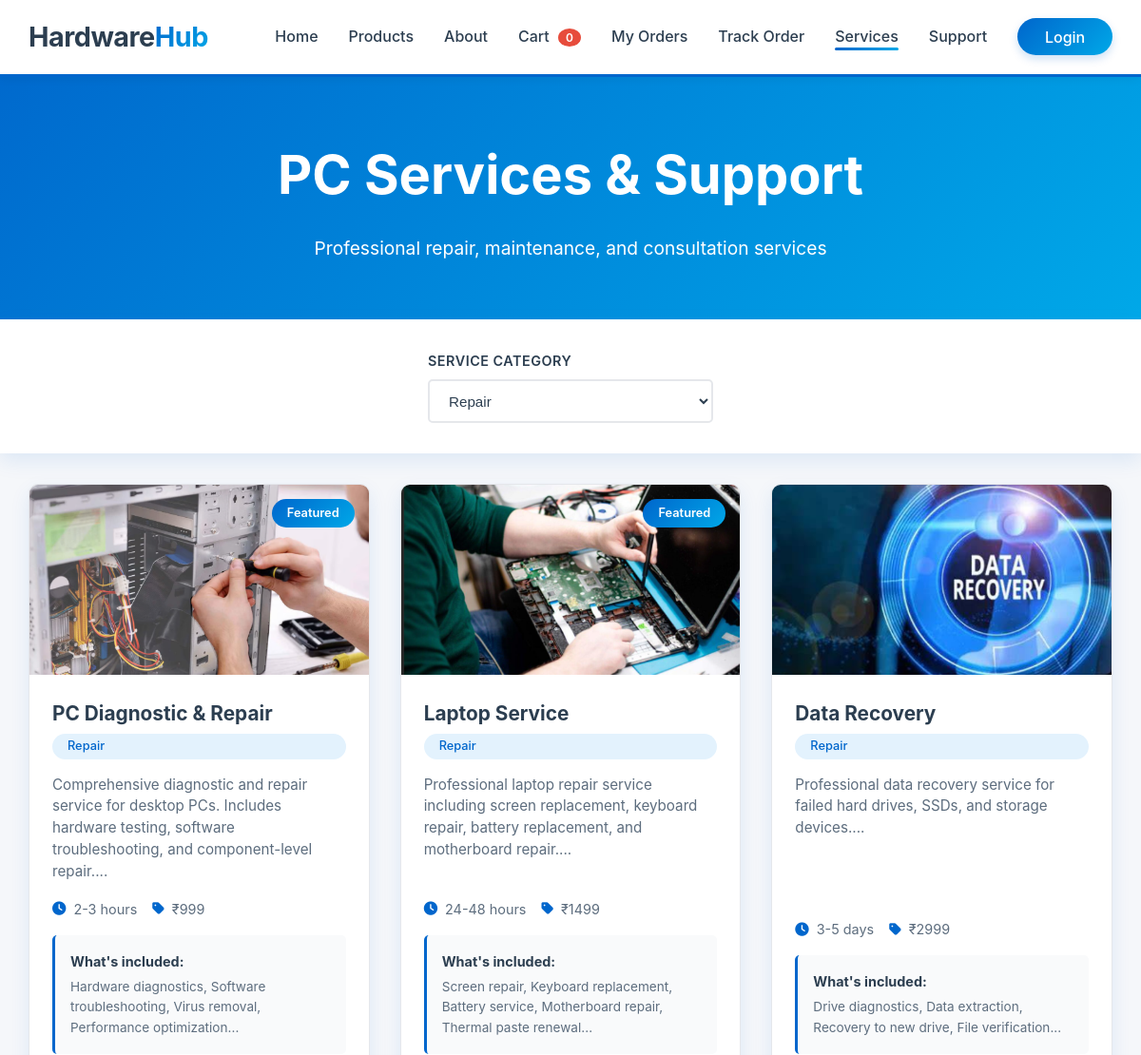
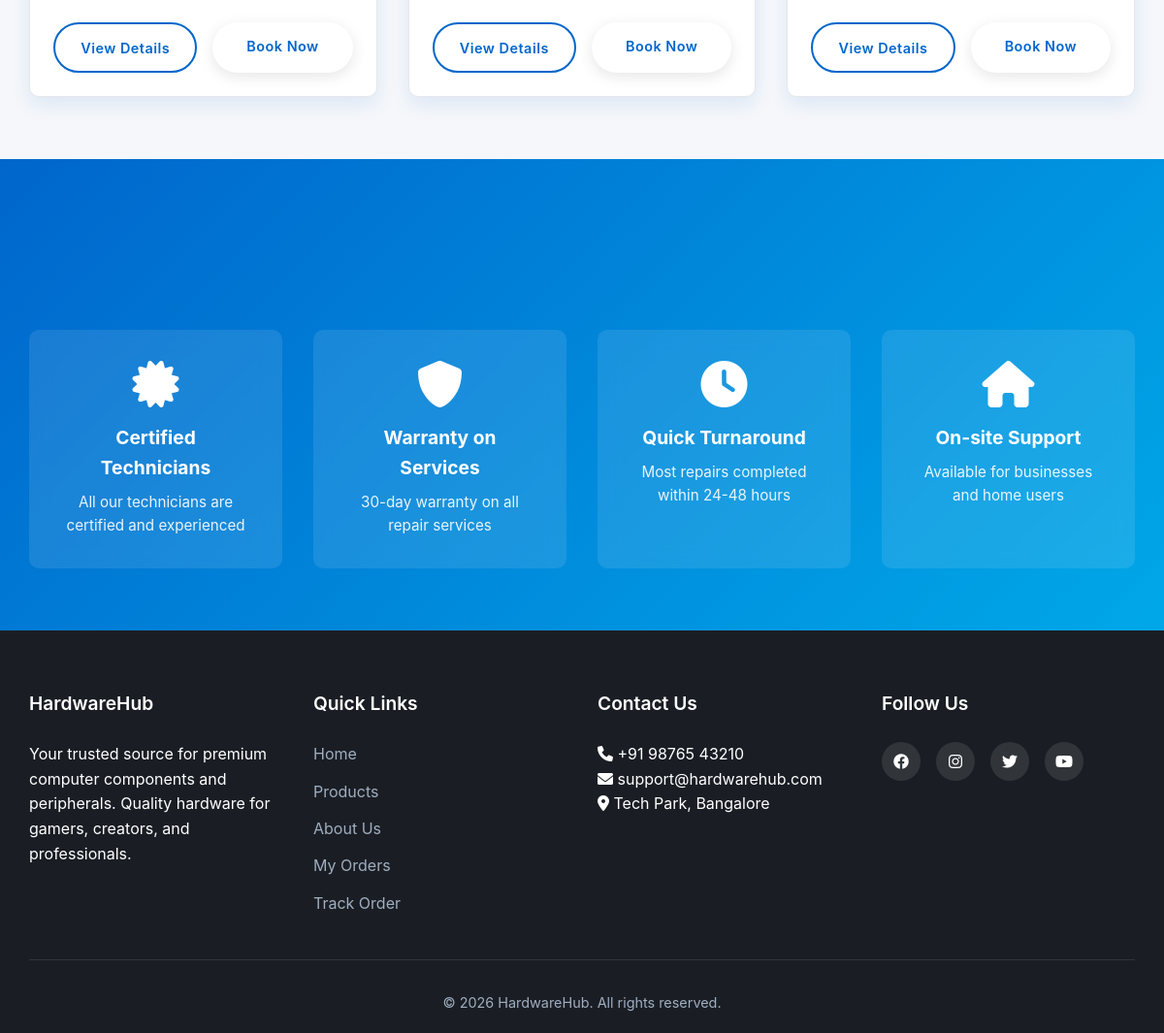
/services?category=Repair, run on the app's committed database (2 pictures, top to bottom).
### app.py (models this page shows)
class Service(db.Model):
    id = db.Column(db.Integer, primary_key=True)
    name = db.Column(db.String(100), nullable=False)
    category = db.Column(db.String(50), nullable=False)
    description = db.Column(db.Text, nullable=False)
    price = db.Column(db.Integer, nullable=False)
    duration = db.Column(db.String(50))
    includes = db.Column(db.Text)
    image = db.Column(db.String(200))
    featured = db.Column(db.Boolean, default=False)
    created_at = db.Column(db.DateTime, default=datetime.utcnow)
    bookings = db.relationship('ServiceBooking', backref='service', lazy=True)

### app.py (the view)
@app.route('/services')
def services():
    category = request.args.get('category', 'all')
    query = Service.query
    if category != 'all':
        query = query.filter_by(category=category)
    services = query.all()
    categories = db.session.query(Service.category).distinct().all()
    return render_template('services.html',
                         services=services,
                         categories=[c[0] for c in categories],
                         selected_category=category)

### templates/services.html (shortened to what this page needs)
{% extends "base.html" %}
{% block content %}
<section class="page-header">
    <div class="container">
        <h1>PC Services & Support</h1>
        <p>Professional repair, maintenance, and consultation services</p>
    </div>
</section>
<section class="services-filter">
    <div class="container">
        <div class="filter-section">
            <div class="filter-group">
                <h4>Service Category</h4>
                <select id="categoryFilter" onchange="applyFilter()">
                    {% for category in categories %}
                    <option value="{{ category }}" {% if category == selected_category %}selected{% endif %}>{{ category }}</option>
                    {% endfor %}
                </select>
            </div>
        </div>
    </div>
</section>
<section class="services-grid">
    <div class="container">
        <div class="services-list">
            {% if services %}
                {% for service in services %}
                <div class="service-card" data-category="{{ service.category }}">
                    <div class="service-image">
                        <img src="{{ url_for('static', filename='img/services/' + service.image) if service.image else 'https://via.placeholder.com/400x250?text=PC+Service' }}"
                             alt="{{ service.name }}"
                             onerror="this.src='https://via.placeholder.com/400x250?text=PC+Service'">
                        {% if service.featured %}
                        <span class="featured-badge">Featured</span>
                        {% endif %}
                    </div>
                    <div class="service-content">
                        <h3>{{ service.name }}</h3>
                        <span class="service-category">{{ service.category }}</span>
                        <p class="service-description">{{ service.description[:150] }}...</p>
                        <div class="service-details">
                            <div class="detail-item">
                                <i class="fas fa-clock"></i>
                                <span>{{ service.duration }}</span>
                            </div>
                            <div class="detail-item">
                                <i class="fas fa-tag"></i>
                                <span>₹{{ service.price }}</span>
                            </div>
                        </div>
                        <div class="service-includes">
                            <h4>What's included:</h4>
                            <p>{{ service.includes[:100] }}...</p>
                        </div>
                        <div class="service-actions">
                            <a href="{{ url_for('service_detail', service_id=service.id) }}" class="btn btn-outline">View Details</a>
                            <a href="{{ url_for('book_service', service_id=service.id) }}" class="btn btn-primary">Book Now</a>
                        </div>
                    </div>
                </div>
                {% endfor %}
            {% else %}
                <div class="no-services">
                    <i class="fas fa-tools"></i>
                    <h3>No services available</h3>
                    <p>Check back soon for our service offerings.</p>
                </div>
            {% endif %}
        </div>
    </div>
</section>
<section class="service-features">
    <div class="container">
        <div class="features-grid">
            <div class="feature-item">
                <i class="fas fa-certificate"></i>
                <h3>Certified Technicians</h3>
                <p>All our technicians are certified and experienced</p>
            </div>
            <div class="feature-item">
                <i class="fas fa-shield-alt"></i>
                <h3>Warranty on Services</h3>
                <p>30-day warranty on all repair services</p>
            </div>
            <div class="feature-item">
                <i class="fas fa-clock"></i>
                <h3>Quick Turnaround</h3>
                <p>Most repairs completed within 24-48 hours</p>
            </div>
            <div class="feature-item">
                <i class="fas fa-home"></i>
                <h3>On-site Support</h3>
                <p>Available for businesses and home users</p>
            </div>
        </div>
    </div>
</section>
{% endblock %}

### static/css/style.css (style rules this page uses)
:root { --primary-blue: #0066CC; --secondary-blue: #004999; --accent-cyan: #00A8E8; --dark-bg: #1A1E24; --light-bg: #F5F7FA; --card-bg: #FFFFFF; --text-primary: #2C3E50; --text-secondary: #5D6D7E; --success-green: #27AE60; --warning-orange: #F39C12; --danger-red: #E74C3C; --shadow: 0 8px 20px rgba(0, 102, 204, 0.1); --shadow-hover: 0 12px 30px rgba(0, 102, 204, 0.2); --transition: all 0.3s ease; --border-radius: 10px; --border-radius-sm: 5px; }
* { margin: 0; padding: 0; box-sizing: border-box; }
html { scroll-behavior: smooth; }
body { font-family: 'Inter', 'Segoe UI', system-ui, -apple-system, sans-serif; color: var(--text-primary); line-height: 1.6; background: var(--light-bg); overflow-x: hidden; }
.container { max-width: 1400px; margin: 0 auto; padding: 0 30px; }
.btn { display: inline-block; padding: 1rem 2.5rem; text-decoration: none; border-radius: 50px; transition: var(--transition); font-weight: 600; cursor: pointer; border: none; font-size: 1rem; letter-spacing: 0.5px; }
.btn-primary { background: white; color: var(--primary-blue); box-shadow: 0 4px 15px rgba(0,0,0,0.1); }
.features-grid { display: grid; grid-template-columns: repeat(auto-fit, minmax(250px, 1fr)); gap: 2rem; }
.page-header { padding: 140px 0 60px; background: linear-gradient(135deg, var(--primary-blue), var(--accent-cyan)); text-align: center; color: white; }
.page-header h1 { font-size: 3.5rem; margin-bottom: 1rem; animation: fadeInUp 1s ease; font-weight: 700; }
.page-header p { font-size: 1.2rem; opacity: 0.9; animation: fadeInUp 1s ease 0.2s both; max-width: 600px; margin: 0 auto; }
.filter-section { display: flex; gap: 1rem; flex-wrap: wrap; align-items: flex-end; }
.filter-group { flex: 1; min-width: 180px; }
.filter-group h4 { margin-bottom: 0.5rem; color: var(--text-primary); font-size: 0.9rem; font-weight: 600; text-transform: uppercase; letter-spacing: 0.5px; }
.filter-group select, .filter-group input { width: 100%; padding: 0.7rem 1rem; border: 2px solid #E5E7EB; border-radius: var(--border-radius-sm); font-size: 0.95rem; transition: var(--transition); background: white; color: var(--text-primary); }

### data on the page
Service: image (picture), featured "Featured", name "PC Diagnostic & Repair", category "Repair", description "Comprehensive diagnostic and repair service for desktop PCs. Includes hardware testing, software troubleshooting, and component-level repair.", duration "2-3 hours", price "999", includes "Hardware diagnostics, Software troubleshooting, Virus removal, Performance optimization"
Service: image (picture), featured "Featured", name "Laptop Service", category "Repair", description "Professional laptop repair service including screen replacement, keyboard repair, battery replacement, and motherboard repair.", duration "24-48 hours", price "1499", includes "Screen repair, Keyboard replacement, Battery service, Motherboard repair, Thermal paste renewal"
Service: image (picture), name "Data Recovery", category "Repair", description "Professional data recovery service for failed hard drives, SSDs, and storage devices.", duration "3-5 days", price "2999", includes "Drive diagnostics, Data extraction, Recovery to new drive, File verification"

### other printed values
form field value "Repair"
